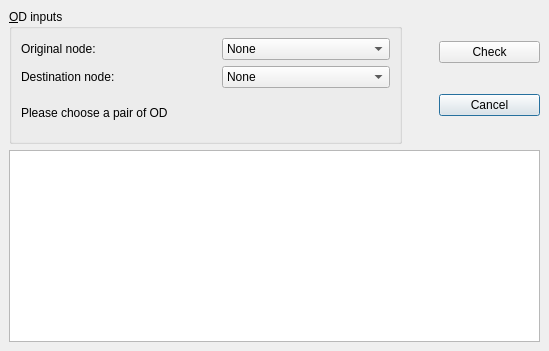
<ui version="4.0" >
 <class>ODCheckerDlg</class>
 <widget class="QDialog" name="ODCheckerDlg" >
  <property name="geometry" >
   <rect>
    <x>0</x>
    <y>0</y>
    <width>549</width>
    <height>351</height>
   </rect>
  </property>
  <property name="windowTitle" >
   <string>Mezzo Analyzer</string>
  </property>
  <property name="windowIcon" >
   <iconset resource="../../gui/canvas_qt4.qrc" >:/images/inspect.png</iconset>
  </property>
  <layout class="QGridLayout" >
   <property name="margin" >
    <number>9</number>
   </property>
   <property name="spacing" >
    <number>6</number>
   </property>
   <item row="0" column="2" >
    <spacer>
     <property name="orientation" >
      <enum>Qt::Vertical</enum>
     </property>
     <property name="sizeHint" >
      <size>
       <width>101</width>
       <height>20</height>
      </size>
     </property>
    </spacer>
   </item>
   <item row="4" column="2" >
    <spacer>
     <property name="orientation" >
      <enum>Qt::Vertical</enum>
     </property>
     <property name="sizeHint" >
      <size>
       <width>101</width>
       <height>28</height>
      </size>
     </property>
    </spacer>
   </item>
   <item row="3" column="2" >
    <widget class="QPushButton" name="cancelButton" >
     <property name="text" >
      <string>Cancel</string>
     </property>
    </widget>
   </item>
   <item row="2" column="2" >
    <spacer>
     <property name="orientation" >
      <enum>Qt::Vertical</enum>
     </property>
     <property name="sizeHint" >
      <size>
       <width>101</width>
       <height>20</height>
      </size>
     </property>
    </spacer>
   </item>
   <item row="1" column="2" >
    <widget class="QPushButton" name="CheckButton" >
     <property name="text" >
      <string>Check</string>
     </property>
     <property name="checkable" >
      <bool>true</bool>
     </property>
     <property name="default" >
      <bool>false</bool>
     </property>
    </widget>
   </item>
   <item row="5" column="0" colspan="3" >
    <widget class="QTableView" name="ODTableView" />
   </item>
   <item rowspan="5" row="0" column="1" >
    <spacer>
     <property name="orientation" >
      <enum>Qt::Horizontal</enum>
     </property>
     <property name="sizeHint" >
      <size>
       <width>31</width>
       <height>131</height>
      </size>
     </property>
    </spacer>
   </item>
   <item rowspan="5" row="0" column="0" >
    <widget class="QGroupBox" name="group1" >
     <property name="title" >
      <string>&amp;OD inputs</string>
     </property>
     <layout class="QGridLayout" >
      <property name="margin" >
       <number>9</number>
      </property>
      <property name="spacing" >
       <number>6</number>
      </property>
      <item row="2" column="2" >
       <spacer>
        <property name="orientation" >
         <enum>Qt::Horizontal</enum>
        </property>
        <property name="sizeHint" >
         <size>
          <width>171</width>
          <height>20</height>
         </size>
        </property>
       </spacer>
      </item>
      <item row="1" column="1" >
       <spacer>
        <property name="orientation" >
         <enum>Qt::Horizontal</enum>
        </property>
        <property name="sizeHint" >
         <size>
          <width>51</width>
          <height>20</height>
         </size>
        </property>
       </spacer>
      </item>
      <item row="0" column="1" >
       <spacer>
        <property name="orientation" >
         <enum>Qt::Horizontal</enum>
        </property>
        <property name="sizeHint" >
         <size>
          <width>51</width>
          <height>20</height>
         </size>
        </property>
       </spacer>
      </item>
      <item row="1" column="2" >
       <widget class="QComboBox" name="destcomb" >
        <item>
         <property name="text" >
          <string>None</string>
         </property>
        </item>
       </widget>
      </item>
      <item row="0" column="2" >
       <widget class="QComboBox" name="origcomb" >
        <item>
         <property name="text" >
          <string>None</string>
         </property>
        </item>
       </widget>
      </item>
      <item row="0" column="0" >
       <widget class="QLabel" name="Olabel" >
        <property name="text" >
         <string>Original node:</string>
        </property>
       </widget>
      </item>
      <item row="1" column="0" >
       <widget class="QLabel" name="Dlabel" >
        <property name="text" >
         <string>Destination node:</string>
        </property>
       </widget>
      </item>
      <item row="2" column="0" >
       <widget class="QLabel" name="infolabel" >
        <property name="text" >
         <string>Please choose a pair of OD</string>
        </property>
       </widget>
      </item>
     </layout>
    </widget>
   </item>
  </layout>
 </widget>
 <tabstops>
  <tabstop>origcomb</tabstop>
  <tabstop>destcomb</tabstop>
  <tabstop>cancelButton</tabstop>
  <tabstop>CheckButton</tabstop>
 </tabstops>
 <resources>
  <include location="../../gui/canvas_qt4.qrc" />
 </resources>
 <connections>
  <connection>
   <sender>cancelButton</sender>
   <signal>clicked()</signal>
   <receiver>ODCheckerDlg</receiver>
   <slot>reject()</slot>
   <hints>
    <hint type="sourcelabel" >
     <x>290</x>
     <y>64</y>
    </hint>
    <hint type="destinationlabel" >
     <x>201</x>
     <y>122</y>
    </hint>
   </hints>
  </connection>
 </connections>
</ui>
